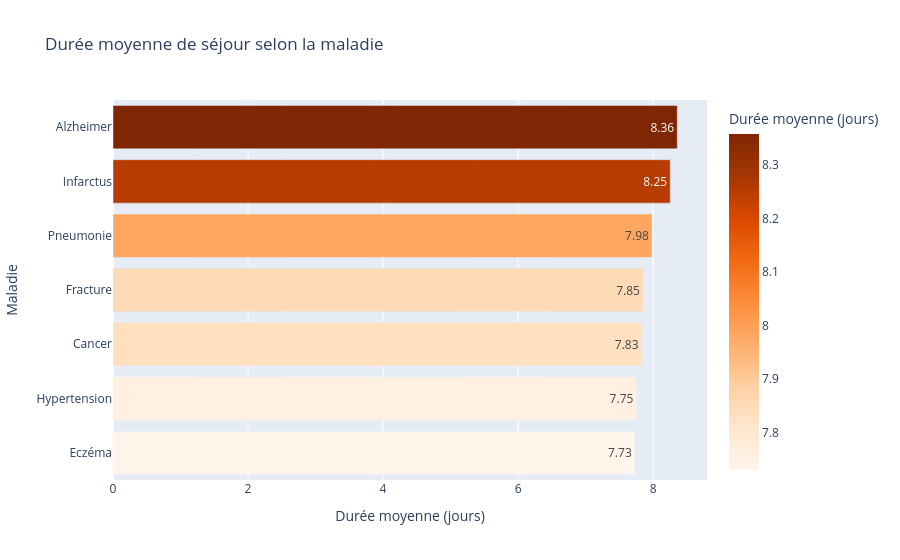

Notebook source saved alongside this figure:
### Markdown cell above
8.	**Identifier les maladies associées aux séjours les plus longs.**

### Code cell
data_duree_maladie = (
    df.groupby("Maladie")["DureeSejour"]
    .mean()
    .reset_index()
    .sort_values(by="DureeSejour", ascending=True)
)

barres(
    data_duree_maladie, x="DureeSejour", y="Maladie",
    orientation="h",
    titre="Durée moyenne de séjour selon la maladie",
    labels={"DureeSejour": "Durée moyenne (jours)", "Maladie": "Maladie"},
    couleur_col="DureeSejour", echelle_couleur="Oranges",
    texte=True,
).show()

### Figure 1 — Plotly figure (JSON) as saved in the notebook; plotly's stock layout.template omitted (floating-point values rounded to 4 significant figures)
{"data": [{"hovertemplate": "Durée moyenne (jours)=%{marker.color}<br>Maladie=%{y}<extra></extra>", "legendgroup": "", "marker": {"color": [7.73, 7.754, 7.831, 7.852, 7.984, 8.254, 8.358], "coloraxis": "coloraxis", "pattern": {"shape": ""}}, "name": "", "orientation": "h", "showlegend": false, "textposition": "auto", "texttemplate": "%{x:.2f}", "type": "bar", "x": [7.73, 7.754, 7.831, 7.852, 7.984, 8.254, 8.358], "xaxis": "x", "y": ["Eczéma", "Hypertension", "Cancer", "Fracture", "Pneumonie", "Infarctus", "Alzheimer"], "yaxis": "y"}], "layout": {"barmode": "relative", "coloraxis": {"colorbar": {"title": {"text": "Durée moyenne (jours)"}}, "colorscale": [[0, "rgb(255,245,235)"], [0.125, "rgb(254,230,206)"], [0.25, "rgb(253,208,162)"], [0.375, "rgb(253,174,107)"], [0.5, "rgb(253,141,60)"], [0.625, "rgb(241,105,19)"], [0.75, "rgb(217,72,1)"], [0.875, "rgb(166,54,3)"], [1, "rgb(127,39,4)"]]}, "legend": {"tracegroupgap": 0}, "showlegend": false, "title": {"text": "Durée moyenne de séjour selon la maladie"}, "xaxis": {"anchor": "y", "domain": [0, 1], "title": {"text": "Durée moyenne (jours)"}}, "yaxis": {"anchor": "x", "domain": [0, 1], "title": {"text": "Maladie"}}}}
